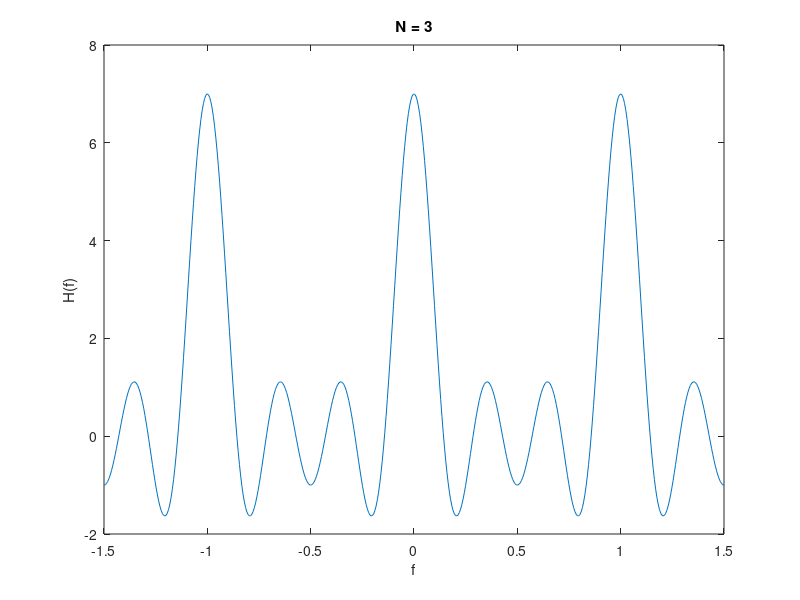
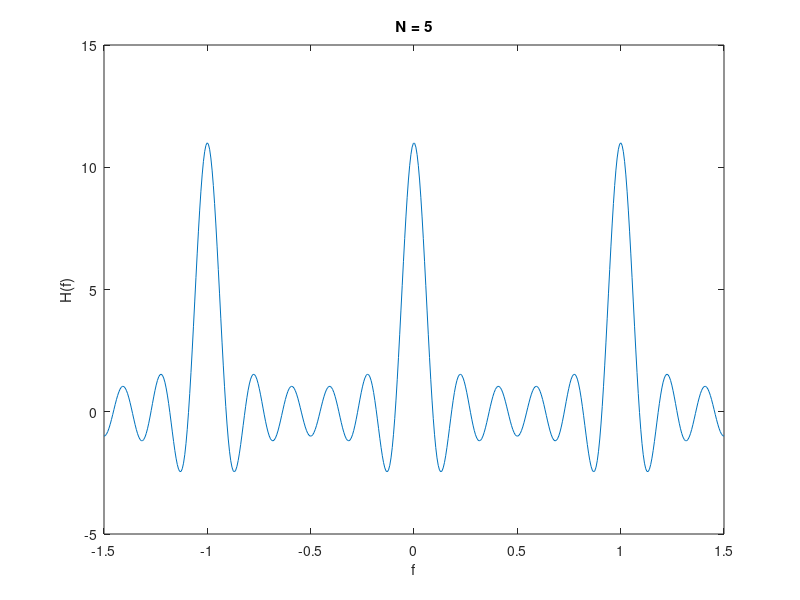
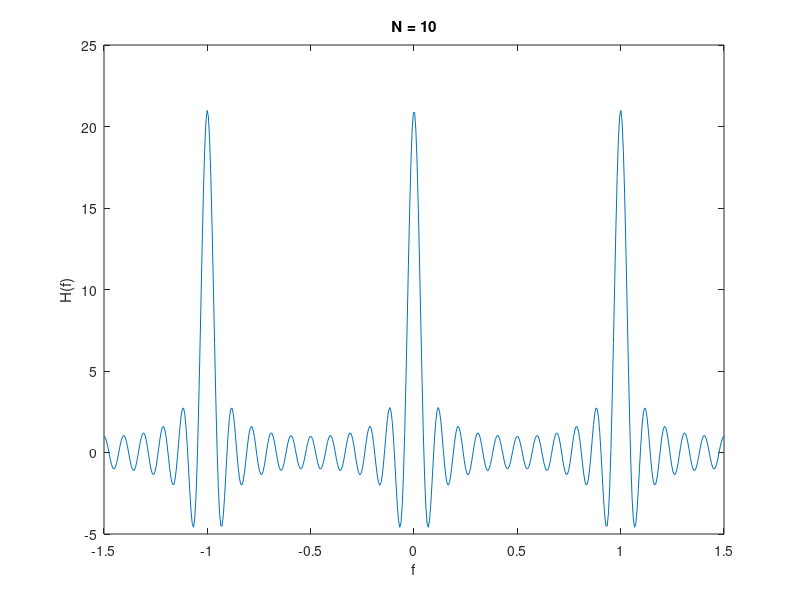
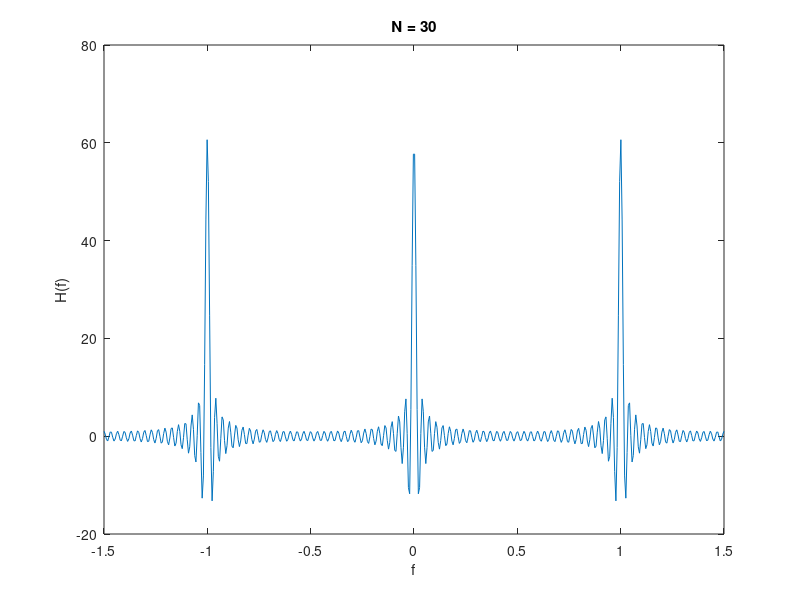

Source code (MATLAB) for these figures, in order:
clc;
clear;
close;

f = linspace(-1.5,1.5,500);
f0 = 1;
for N = [3 5 10 30]
    H = sin(pi*(2*N+1)*f/f0)./sin(pi*f/f0);
    figure(find([3 5 10 30]==N));
    plot(f,H);
    title(sprintf('N = %d', N));
    xlabel('f'); ylabel('H(f)');
end